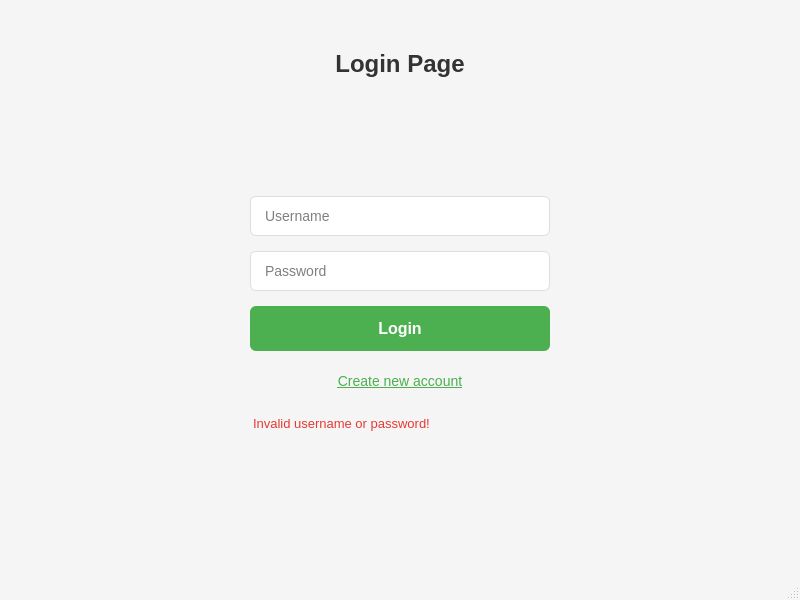
<?xml version="1.0" encoding="UTF-8"?>
<ui version="4.0">
 <class>LoginPage</class>
 <widget class="QMainWindow" name="LoginPage">
  <property name="geometry">
   <rect>
    <x>0</x>
    <y>0</y>
    <width>800</width>
    <height>600</height>
   </rect>
  </property>
  <property name="windowTitle">
   <string>Login</string>
  </property>
  <property name="styleSheet">
   <string notr="true">QMainWindow {
    background-color: #f5f5f5;
    font-family: 'Segoe UI', Arial, sans-serif;
}</string>
  </property>
  <widget class="QWidget" name="centralwidget">
   <layout class="QVBoxLayout" name="verticalLayout">
    <property name="spacing">
     <number>15</number>
    </property>
    <property name="leftMargin">
     <number>50</number>
    </property>
    <property name="topMargin">
     <number>50</number>
    </property>
    <property name="rightMargin">
     <number>50</number>
    </property>
    <property name="bottomMargin">
     <number>50</number>
    </property>

    <!-- Header Text -->
    <item>
     <widget class="QLabel" name="headerLabel">
      <property name="text">
       <string>Login Page</string>
      </property>
      <property name="styleSheet">
       <string notr="true">QLabel {
    font-size: 24px;
    font-weight: bold;
    color: #333;
    padding-bottom: 10px;
}</string>
      </property>
      <property name="alignment">
       <set>Qt::AlignCenter</set>
      </property>
     </widget>
    </item>

    <!-- Top spacer -->
    <item>
     <spacer name="verticalSpacerTop">
      <property name="orientation">
       <enum>Qt::Vertical</enum>
      </property>
      <property name="sizeHint" stdset="0">
       <size>
        <width>20</width>
        <height>40</height>
       </size>
      </property>
     </spacer>
    </item>

    <!-- Username Field -->
    <item alignment="Qt::AlignHCenter">
     <widget class="QLineEdit" name="username_textbox">
      <property name="minimumSize">
       <size>
        <width>300</width>
        <height>40</height>
       </size>
      </property>
      <property name="maximumSize">
       <size>
        <width>400</width>
        <height>40</height>
       </size>
      </property>
      <property name="styleSheet">
       <string notr="true">QLineEdit {
    padding: 8px 12px;
    border: 1px solid #ddd;
    border-radius: 6px;
    font-size: 14px;
    background-color: white;
}
QLineEdit:focus {
    border: 1px solid #4CAF50;
    outline: none;
}</string>
      </property>
      <property name="placeholderText">
       <string>Username</string>
      </property>
     </widget>
    </item>

    <!-- Password Field -->
    <item alignment="Qt::AlignHCenter">
     <widget class="QLineEdit" name="password_textbox">
      <property name="minimumSize">
       <size>
        <width>300</width>
        <height>40</height>
       </size>
      </property>
      <property name="maximumSize">
       <size>
        <width>400</width>
        <height>40</height>
       </size>
      </property>
      <property name="styleSheet">
       <string notr="true">QLineEdit {
    padding: 8px 12px;
    border: 1px solid #ddd;
    border-radius: 6px;
    font-size: 14px;
    background-color: white;
}
QLineEdit:focus {
    border: 1px solid #4CAF50;
    outline: none;
}</string>
      </property>
      <property name="echoMode">
       <enum>QLineEdit::Password</enum>
      </property>
      <property name="placeholderText">
       <string>Password</string>
      </property>
     </widget>
    </item>

    <!-- Login Button -->
    <item alignment="Qt::AlignHCenter">
     <widget class="QPushButton" name="loginButton">
      <property name="minimumSize">
       <size>
        <width>300</width>
        <height>45</height>
       </size>
      </property>
      <property name="maximumSize">
       <size>
        <width>400</width>
        <height>45</height>
       </size>
      </property>
      <property name="styleSheet">
       <string notr="true">QPushButton {
    background-color: #4CAF50;
    color: white;
    padding: 10px;
    border: none;
    border-radius: 6px;
    font-size: 16px;
    font-weight: bold;
}
QPushButton:hover {
    background-color: #43A047;
}
QPushButton:pressed {
    background-color: #388E3C;
}</string>
      </property>
      <property name="text">
       <string>Login</string>
      </property>
      <property name="cursor">
       <cursorShape>PointingHandCursor</cursorShape>
      </property>
     </widget>
    </item>

    <!-- Register Link -->
    <item alignment="Qt::AlignHCenter">
     <widget class="QPushButton" name="registerButton">
      <property name="minimumSize">
       <size>
        <width>300</width>
        <height>30</height>
       </size>
      </property>
      <property name="styleSheet">
       <string notr="true">QPushButton {
    color: #4CAF50;
    background: transparent;
    border: none;
    font-size: 14px;
    text-decoration: underline;
    padding: 5px;
}
QPushButton:hover {
    color: #45a049;
}
QPushButton:pressed {
    color: #3d8b40;
}</string>
      </property>
      <property name="text">
       <string>Create new account</string>
      </property>
      <property name="flat">
       <bool>true</bool>
      </property>
      <property name="cursor">
       <cursorShape>PointingHandCursor</cursorShape>
      </property>
     </widget>
    </item>

    <!-- Error Message -->
    <item alignment="Qt::AlignCenter">
     <widget class="QLabel" name="hiddentext">
      <property name="minimumSize">
       <size>
        <width>300</width>
        <height>20</height>
       </size>
      </property>
      <property name="styleSheet">
       <string notr="true">QLabel {
    color: #e53935;
    font-size: 13px;
    padding: 5px 0;
}</string>
      </property>
      <property name="text">
       <string>Invalid username or password!</string>
      </property>
     </widget>
    </item>

    <!-- Bottom spacer -->
    <item>
     <spacer name="verticalSpacerBottom">
      <property name="orientation">
       <enum>Qt::Vertical</enum>
      </property>
      <property name="sizeHint" stdset="0">
       <size>
        <width>20</width>
        <height>40</height>
       </size>
      </property>
     </spacer>
    </item>
   </layout>
  </widget>
  <widget class="QMenuBar" name="menubar">
   <property name="geometry">
    <rect>
     <x>0</x>
     <y>0</y>
     <width>800</width>
     <height>22</height>
    </rect>
   </property>
  </widget>
  <widget class="QStatusBar" name="statusbar"/>
 </widget>
 <resources/>
 <connections/>
</ui>
